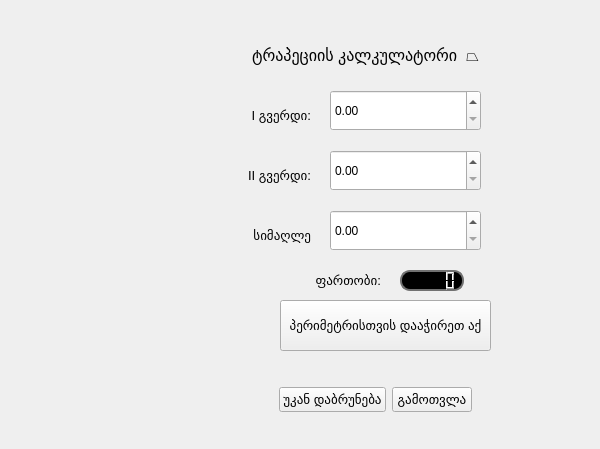
    <widget class="QWidget" name="Trapezium_Page">
     <widget class="QLabel" name="label_19">
      <property name="geometry">
       <rect>
        <x>240</x>
        <y>160</y>
        <width>71</width>
        <height>31</height>
       </rect>
      </property>
      <property name="font">
       <font>
        <pointsize>10</pointsize>
       </font>
      </property>
      <property name="text">
       <string>II გვერდი:</string>
      </property>
      <property name="alignment">
       <set>Qt::AlignRight|Qt::AlignTrailing|Qt::AlignVCenter</set>
      </property>
     </widget>
     <widget class="QDoubleSpinBox" name="Second_side_Of_Trapezium">
      <property name="geometry">
       <rect>
        <x>330</x>
        <y>150</y>
        <width>151</width>
        <height>41</height>
       </rect>
      </property>
      <property name="singleStep">
       <double>0.010000000000000</double>
      </property>
     </widget>
     <widget class="QDoubleSpinBox" name="Thierd_side_Of_Trapezium">
      <property name="geometry">
       <rect>
        <x>330</x>
        <y>210</y>
        <width>151</width>
        <height>41</height>
       </rect>
      </property>
      <property name="singleStep">
       <double>0.010000000000000</double>
      </property>
     </widget>
     <widget class="QDoubleSpinBox" name="First_side_Of_Trapezium">
      <property name="geometry">
       <rect>
        <x>330</x>
        <y>90</y>
        <width>151</width>
        <height>41</height>
       </rect>
      </property>
      <property name="singleStep">
       <double>0.010000000000000</double>
      </property>
     </widget>
     <widget class="QLabel" name="label_20">
      <property name="geometry">
       <rect>
        <x>240</x>
        <y>220</y>
        <width>71</width>
        <height>31</height>
       </rect>
      </property>
      <property name="font">
       <font>
        <pointsize>10</pointsize>
       </font>
      </property>
      <property name="text">
       <string>სიმაღლე</string>
      </property>
      <property name="alignment">
       <set>Qt::AlignRight|Qt::AlignTrailing|Qt::AlignVCenter</set>
      </property>
     </widget>
     <widget class="QLCDNumber" name="Trapezium_area">
      <property name="geometry">
       <rect>
        <x>400</x>
        <y>270</y>
        <width>64</width>
        <height>21</height>
       </rect>
      </property>
      <property name="styleSheet">
       <string notr="true">QLCDNumber{
  background-color: rgb(0, 0, 0);
  border: 2px solid rgb(113, 113, 113);
  border-width: 2px;
  border-radius: 10px;
  color: rgb(255, 255, 255);
}</string>
      </property>
     </widget>
     <widget class="QLabel" name="label_21">
      <property name="geometry">
       <rect>
        <x>240</x>
        <y>30</y>
        <width>251</width>
        <height>51</height>
       </rect>
      </property>
      <property name="font">
       <font>
        <pointsize>12</pointsize>
       </font>
      </property>
      <property name="text">
       <string>ტრაპეციის კალკულატორი  ⏢</string>
      </property>
      <property name="alignment">
       <set>Qt::AlignCenter</set>
      </property>
      <property name="wordWrap">
       <bool>true</bool>
      </property>
     </widget>
     <widget class="QLabel" name="label_22">
      <property name="geometry">
       <rect>
        <x>280</x>
        <y>270</y>
        <width>101</width>
        <height>21</height>
       </rect>
      </property>
      <property name="font">
       <font>
        <pointsize>10</pointsize>
       </font>
      </property>
      <property name="text">
       <string>ფართობი:</string>
      </property>
      <property name="alignment">
       <set>Qt::AlignRight|Qt::AlignTrailing|Qt::AlignVCenter</set>
      </property>
     </widget>
     <widget class="QLabel" name="label_23">
      <property name="geometry">
       <rect>
        <x>240</x>
        <y>100</y>
        <width>71</width>
        <height>31</height>
       </rect>
      </property>
      <property name="font">
       <font>
        <pointsize>10</pointsize>
       </font>
      </property>
      <property name="text">
       <string>I გვერდი:</string>
      </property>
      <property name="alignment">
       <set>Qt::AlignRight|Qt::AlignTrailing|Qt::AlignVCenter</set>
      </property>
     </widget>
     <widget class="QPushButton" name="pushButton">
      <property name="geometry">
       <rect>
        <x>280</x>
        <y>300</y>
        <width>211</width>
        <height>51</height>
       </rect>
      </property>
      <property name="font">
       <font>
        <pointsize>10</pointsize>
       </font>
      </property>
      <property name="text">
       <string>პერიმეტრისთვის დააჭირეთ აქ</string>
      </property>
     </widget>
     <widget class="QWidget" name="gridLayoutWidget_8">
      <property name="geometry">
       <rect>
        <x>160</x>
        <y>360</y>
        <width>431</width>
        <height>80</height>
       </rect>
      </property>
      <layout class="QGridLayout" name="gridLayout_8">
       <item row="0" column="1">
        <widget class="QPushButton" name="pushButton_Return_Back_TrapeziumArea_To_Main">
         <property name="font">
          <font>
           <pointsize>10</pointsize>
          </font>
         </property>
         <property name="text">
          <string>უკან დაბრუნება</string>
         </property>
        </widget>
       </item>
       <item row="0" column="0">
        <spacer name="horizontalSpacer_13">
         <property name="orientation">
          <enum>Qt::Horizontal</enum>
         </property>
         <property name="sizeHint" stdset="0">
          <size>
           <width>40</width>
           <height>20</height>
          </size>
         </property>
        </spacer>
       </item>
       <item row="0" column="2">
        <widget class="QPushButton" name="pushButton_Calculate_Trapezium_area">
         <property name="font">
          <font>
           <pointsize>10</pointsize>
          </font>
         </property>
         <property name="text">
          <string>გამოთვლა</string>
         </property>
        </widget>
       </item>
       <item row="0" column="3">
        <spacer name="horizontalSpacer_14">
         <property name="orientation">
          <enum>Qt::Horizontal</enum>
         </property>
         <property name="sizeHint" stdset="0">
          <size>
           <width>40</width>
           <height>20</height>
          </size>
         </property>
        </spacer>
       </item>
      </layout>
     </widget>
    </widget>
